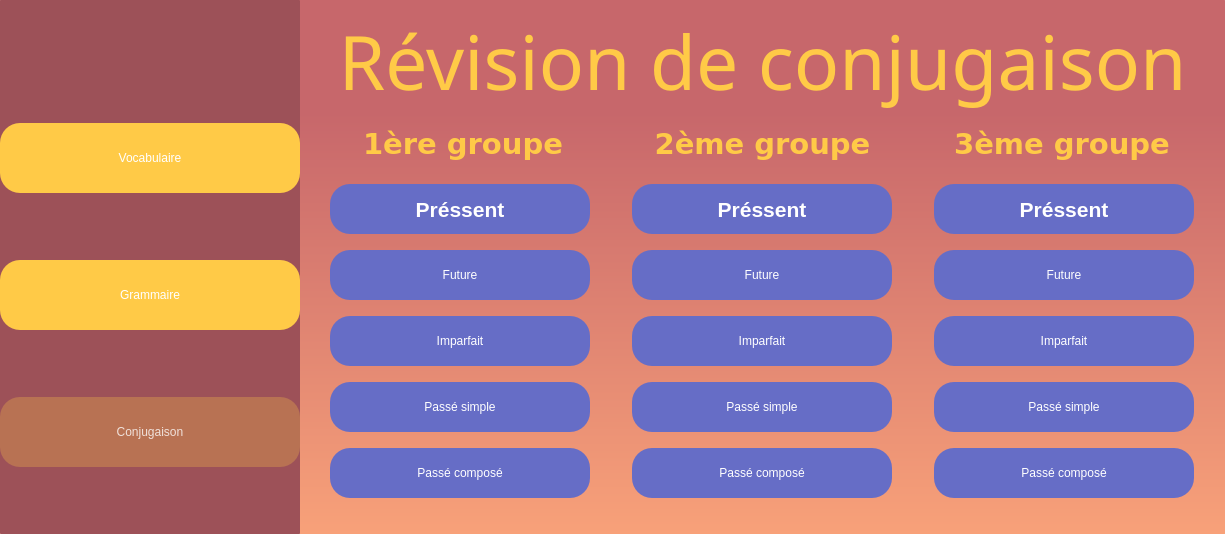
<?xml version="1.0" encoding="UTF-8"?>
<ui version="4.0">
 <class>MainWindow</class>
 <widget class="QMainWindow" name="MainWindow">
  <property name="geometry">
   <rect>
    <x>0</x>
    <y>0</y>
    <width>1225</width>
    <height>534</height>
   </rect>
  </property>
  <property name="windowTitle">
   <string>MainWindow</string>
  </property>
  <property name="styleSheet">
   <string notr="true">border-radius: 1px</string>
  </property>
  <widget class="QWidget" name="centralwidget">
   <property name="styleSheet">
    <string notr="true">background-color: qlineargradient(spread:pad, x1:1, y1:0.21, x2:1, y2:1, stop:0 rgba(199, 103, 107, 255), stop:1 rgba(248, 161, 121, 255));</string>
   </property>
   <layout class="QGridLayout" name="gridLayout_4">
    <property name="leftMargin">
     <number>0</number>
    </property>
    <property name="topMargin">
     <number>0</number>
    </property>
    <property name="rightMargin">
     <number>0</number>
    </property>
    <property name="bottomMargin">
     <number>0</number>
    </property>
    <property name="spacing">
     <number>0</number>
    </property>
    <item row="0" column="0">
     <widget class="QFrame" name="side_menu">
      <property name="minimumSize">
       <size>
        <width>0</width>
        <height>0</height>
       </size>
      </property>
      <property name="maximumSize">
       <size>
        <width>300</width>
        <height>16777215</height>
       </size>
      </property>
      <property name="layoutDirection">
       <enum>Qt::LeftToRight</enum>
      </property>
      <property name="styleSheet">
       <string notr="true">background-color: rgb(157, 81, 88);</string>
      </property>
      <property name="frameShape">
       <enum>QFrame::StyledPanel</enum>
      </property>
      <property name="frameShadow">
       <enum>QFrame::Raised</enum>
      </property>
      <layout class="QGridLayout" name="gridLayout">
       <property name="leftMargin">
        <number>0</number>
       </property>
       <property name="topMargin">
        <number>0</number>
       </property>
       <property name="rightMargin">
        <number>0</number>
       </property>
       <property name="bottomMargin">
        <number>0</number>
       </property>
       <property name="spacing">
        <number>0</number>
       </property>
       <item row="5" column="0">
        <widget class="QToolButton" name="toolButton">
         <property name="enabled">
          <bool>false</bool>
         </property>
         <property name="maximumSize">
          <size>
           <width>500</width>
           <height>70</height>
          </size>
         </property>
         <property name="cursor">
          <cursorShape>PointingHandCursor</cursorShape>
         </property>
         <property name="styleSheet">
          <string notr="true">background-color: rgba(255, 202, 71,70);
border-radius: 20px;
color: rgba(255, 255,255,200);
font: 700 22pt &quot;Segoe UI Variable Display&quot;;</string>
         </property>
         <property name="text">
          <string>Conjugaison</string>
         </property>
        </widget>
       </item>
       <item row="3" column="0">
        <widget class="QToolButton" name="btn_to_gram">
         <property name="maximumSize">
          <size>
           <width>500</width>
           <height>70</height>
          </size>
         </property>
         <property name="cursor">
          <cursorShape>PointingHandCursor</cursorShape>
         </property>
         <property name="styleSheet">
          <string notr="true">background-color: rgb(255, 202, 71);
border-radius: 20px;
color: white;
font: 700 22pt &quot;Segoe UI Variable Display&quot;;</string>
         </property>
         <property name="text">
          <string>Grammaire</string>
         </property>
        </widget>
       </item>
       <item row="1" column="0">
        <spacer name="verticalSpacer">
         <property name="orientation">
          <enum>Qt::Vertical</enum>
         </property>
         <property name="sizeType">
          <enum>QSizePolicy::Fixed</enum>
         </property>
         <property name="sizeHint" stdset="0">
          <size>
           <width>41</width>
           <height>56</height>
          </size>
         </property>
        </spacer>
       </item>
       <item row="2" column="0">
        <widget class="QToolButton" name="btn_to_vocab">
         <property name="enabled">
          <bool>true</bool>
         </property>
         <property name="sizePolicy">
          <sizepolicy hsizetype="Preferred" vsizetype="Maximum">
           <horstretch>0</horstretch>
           <verstretch>0</verstretch>
          </sizepolicy>
         </property>
         <property name="maximumSize">
          <size>
           <width>500</width>
           <height>70</height>
          </size>
         </property>
         <property name="cursor">
          <cursorShape>PointingHandCursor</cursorShape>
         </property>
         <property name="layoutDirection">
          <enum>Qt::LeftToRight</enum>
         </property>
         <property name="styleSheet">
          <string notr="true">background-color: rgb(255, 202, 71);
border-radius: 20px;
color: white;
font: 700 22pt &quot;Segoe UI Variable Display&quot;;</string>
         </property>
         <property name="text">
          <string>Vocabulaire</string>
         </property>
        </widget>
       </item>
      </layout>
     </widget>
    </item>
    <item row="0" column="1">
     <widget class="QWidget" name="main_menu" native="true">
      <layout class="QGridLayout" name="gridLayout_3">
       <item row="0" column="0">
        <widget class="QFrame" name="title_frame">
         <property name="maximumSize">
          <size>
           <width>16777215</width>
           <height>200</height>
          </size>
         </property>
         <property name="styleSheet">
          <string notr="true">background-color: rgba(255, 255, 255,0);</string>
         </property>
         <property name="frameShape">
          <enum>QFrame::StyledPanel</enum>
         </property>
         <property name="frameShadow">
          <enum>QFrame::Raised</enum>
         </property>
         <layout class="QGridLayout" name="gridLayout_2">
          <property name="leftMargin">
           <number>0</number>
          </property>
          <property name="topMargin">
           <number>0</number>
          </property>
          <property name="rightMargin">
           <number>0</number>
          </property>
          <property name="bottomMargin">
           <number>0</number>
          </property>
          <property name="spacing">
           <number>0</number>
          </property>
          <item row="0" column="0">
           <widget class="QLabel" name="label">
            <property name="font">
             <font>
              <family>Sitka Heading Semibold</family>
              <pointsize>56</pointsize>
             </font>
            </property>
            <property name="styleSheet">
             <string notr="true">color:rgb(255, 202, 71);
background-color: rgba(255, 255, 255,0);</string>
            </property>
            <property name="text">
             <string>Révision de conjugaison</string>
            </property>
            <property name="alignment">
             <set>Qt::AlignCenter</set>
            </property>
           </widget>
          </item>
         </layout>
        </widget>
       </item>
       <item row="1" column="0">
        <widget class="QFrame" name="content_frame">
         <property name="styleSheet">
          <string notr="true">background-color: rgba(255, 255, 255,0);</string>
         </property>
         <property name="frameShape">
          <enum>QFrame::StyledPanel</enum>
         </property>
         <property name="frameShadow">
          <enum>QFrame::Raised</enum>
         </property>
         <layout class="QGridLayout" name="gridLayout_6">
          <property name="horizontalSpacing">
           <number>10</number>
          </property>
          <item row="0" column="0">
           <widget class="QLabel" name="label_2">
            <property name="minimumSize">
             <size>
              <width>0</width>
              <height>0</height>
             </size>
            </property>
            <property name="maximumSize">
             <size>
              <width>16777215</width>
              <height>16777215</height>
             </size>
            </property>
            <property name="font">
             <font>
              <family>Verdana</family>
              <pointsize>22</pointsize>
              <italic>false</italic>
              <bold>true</bold>
             </font>
            </property>
            <property name="styleSheet">
             <string notr="true">color:rgb(255, 202, 71);

background-color: rgba(255, 255, 255,0);
font: 700 22pt &quot;Verdana&quot;;</string>
            </property>
            <property name="text">
             <string>1ère groupe</string>
            </property>
            <property name="alignment">
             <set>Qt::AlignCenter</set>
            </property>
           </widget>
          </item>
          <item row="0" column="1">
           <widget class="QLabel" name="label_3">
            <property name="maximumSize">
             <size>
              <width>16777215</width>
              <height>60</height>
             </size>
            </property>
            <property name="font">
             <font>
              <family>Verdana</family>
              <pointsize>22</pointsize>
              <italic>false</italic>
              <bold>true</bold>
             </font>
            </property>
            <property name="styleSheet">
             <string notr="true">color:rgb(255, 202, 71);
background-color: rgba(255, 255, 255,0);
font: 700 22pt &quot;Verdana&quot;;</string>
            </property>
            <property name="text">
             <string>2ème groupe</string>
            </property>
            <property name="alignment">
             <set>Qt::AlignCenter</set>
            </property>
           </widget>
          </item>
          <item row="0" column="2">
           <widget class="QLabel" name="label_4">
            <property name="maximumSize">
             <size>
              <width>16777215</width>
              <height>60</height>
             </size>
            </property>
            <property name="font">
             <font>
              <family>Verdana</family>
              <pointsize>22</pointsize>
              <italic>false</italic>
              <bold>true</bold>
             </font>
            </property>
            <property name="styleSheet">
             <string notr="true">color:rgb(255, 202, 71);
background-color: rgba(255, 255, 255,0);
font: 700 22pt &quot;Verdana&quot;;</string>
            </property>
            <property name="text">
             <string>3ème groupe</string>
            </property>
            <property name="alignment">
             <set>Qt::AlignCenter</set>
            </property>
           </widget>
          </item>
          <item row="1" column="0" colspan="3">
           <widget class="QFrame" name="frame">
            <property name="frameShape">
             <enum>QFrame::StyledPanel</enum>
            </property>
            <property name="frameShadow">
             <enum>QFrame::Raised</enum>
            </property>
            <layout class="QGridLayout" name="gridLayout_5">
             <property name="leftMargin">
              <number>0</number>
             </property>
             <property name="topMargin">
              <number>17</number>
             </property>
             <property name="rightMargin">
              <number>0</number>
             </property>
             <property name="bottomMargin">
              <number>0</number>
             </property>
             <property name="horizontalSpacing">
              <number>30</number>
             </property>
             <property name="verticalSpacing">
              <number>16</number>
             </property>
             <item row="0" column="0">
              <widget class="QPushButton" name="btn_gr1_pr">
               <property name="minimumSize">
                <size>
                 <width>0</width>
                 <height>50</height>
                </size>
               </property>
               <property name="maximumSize">
                <size>
                 <width>260</width>
                 <height>16777215</height>
                </size>
               </property>
               <property name="font">
                <font>
                 <family>Tahoma</family>
                 <pointsize>16</pointsize>
                 <italic>false</italic>
                 <bold>true</bold>
                </font>
               </property>
               <property name="cursor">
                <cursorShape>PointingHandCursor</cursorShape>
               </property>
               <property name="styleSheet">
                <string notr="true">border-radius:20px;
background-color:rgb(102, 109, 198); 
font: 700 16pt &quot;Tahoma&quot;;
color: rgb(255, 255, 255);

</string>
               </property>
               <property name="text">
                <string>Préssent</string>
               </property>
              </widget>
             </item>
             <item row="0" column="1">
              <widget class="QPushButton" name="btn_gr2_pr">
               <property name="minimumSize">
                <size>
                 <width>0</width>
                 <height>50</height>
                </size>
               </property>
               <property name="maximumSize">
                <size>
                 <width>260</width>
                 <height>16777215</height>
                </size>
               </property>
               <property name="font">
                <font>
                 <family>Tahoma</family>
                 <pointsize>16</pointsize>
                 <italic>false</italic>
                 <bold>true</bold>
                </font>
               </property>
               <property name="cursor">
                <cursorShape>PointingHandCursor</cursorShape>
               </property>
               <property name="styleSheet">
                <string notr="true">border-radius:20px;
background-color:rgb(102, 109, 198); 
font: 700 16pt &quot;Tahoma&quot;;
color: rgb(255, 255, 255);

</string>
               </property>
               <property name="text">
                <string>Préssent</string>
               </property>
              </widget>
             </item>
             <item row="0" column="2">
              <widget class="QPushButton" name="btn_gr3_pr">
               <property name="minimumSize">
                <size>
                 <width>0</width>
                 <height>50</height>
                </size>
               </property>
               <property name="maximumSize">
                <size>
                 <width>260</width>
                 <height>16777215</height>
                </size>
               </property>
               <property name="font">
                <font>
                 <family>Tahoma</family>
                 <pointsize>16</pointsize>
                 <italic>false</italic>
                 <bold>true</bold>
                </font>
               </property>
               <property name="cursor">
                <cursorShape>PointingHandCursor</cursorShape>
               </property>
               <property name="styleSheet">
                <string notr="true">border-radius:20px;
background-color:rgb(102, 109, 198); 
font: 700 16pt &quot;Tahoma&quot;;
color: rgb(255, 255, 255);

</string>
               </property>
               <property name="text">
                <string>Préssent</string>
               </property>
              </widget>
             </item>
             <item row="1" column="0">
              <widget class="QPushButton" name="btn_gr1_fu">
               <property name="minimumSize">
                <size>
                 <width>0</width>
                 <height>50</height>
                </size>
               </property>
               <property name="maximumSize">
                <size>
                 <width>260</width>
                 <height>16777215</height>
                </size>
               </property>
               <property name="cursor">
                <cursorShape>PointingHandCursor</cursorShape>
               </property>
               <property name="styleSheet">
                <string notr="true">border-radius:20px;
background-color:rgb(102, 109, 198); 
font: 700 16pt &quot;Tahoma&quot;;
color: rgb(255, 255, 255);

</string>
               </property>
               <property name="text">
                <string>Future</string>
               </property>
              </widget>
             </item>
             <item row="1" column="1">
              <widget class="QPushButton" name="btn_gr2_fu">
               <property name="minimumSize">
                <size>
                 <width>0</width>
                 <height>50</height>
                </size>
               </property>
               <property name="maximumSize">
                <size>
                 <width>260</width>
                 <height>16777215</height>
                </size>
               </property>
               <property name="cursor">
                <cursorShape>PointingHandCursor</cursorShape>
               </property>
               <property name="styleSheet">
                <string notr="true">border-radius:20px;
background-color:rgb(102, 109, 198); 
font: 700 16pt &quot;Tahoma&quot;;
color: rgb(255, 255, 255);

</string>
               </property>
               <property name="text">
                <string>Future</string>
               </property>
              </widget>
             </item>
             <item row="1" column="2">
              <widget class="QPushButton" name="btn_gr3_fu">
               <property name="minimumSize">
                <size>
                 <width>0</width>
                 <height>50</height>
                </size>
               </property>
               <property name="maximumSize">
                <size>
                 <width>260</width>
                 <height>16777215</height>
                </size>
               </property>
               <property name="cursor">
                <cursorShape>PointingHandCursor</cursorShape>
               </property>
               <property name="styleSheet">
                <string notr="true">border-radius:20px;
background-color:rgb(102, 109, 198); 
font: 700 16pt &quot;Tahoma&quot;;
color: rgb(255, 255, 255);

</string>
               </property>
               <property name="text">
                <string>Future</string>
               </property>
              </widget>
             </item>
             <item row="2" column="0">
              <widget class="QPushButton" name="btn_gr1_im">
               <property name="minimumSize">
                <size>
                 <width>0</width>
                 <height>50</height>
                </size>
               </property>
               <property name="maximumSize">
                <size>
                 <width>260</width>
                 <height>16777215</height>
                </size>
               </property>
               <property name="cursor">
                <cursorShape>PointingHandCursor</cursorShape>
               </property>
               <property name="styleSheet">
                <string notr="true">border-radius:20px;
background-color:rgb(102, 109, 198); 
font: 700 16pt &quot;Tahoma&quot;;
color: rgb(255, 255, 255);

</string>
               </property>
               <property name="text">
                <string>Imparfait</string>
               </property>
              </widget>
             </item>
             <item row="2" column="1">
              <widget class="QPushButton" name="btn_gr2_im">
               <property name="minimumSize">
                <size>
                 <width>0</width>
                 <height>50</height>
                </size>
               </property>
               <property name="maximumSize">
                <size>
                 <width>260</width>
                 <height>16777215</height>
                </size>
               </property>
               <property name="cursor">
                <cursorShape>PointingHandCursor</cursorShape>
               </property>
               <property name="styleSheet">
                <string notr="true">border-radius:20px;
background-color:rgb(102, 109, 198); 
font: 700 16pt &quot;Tahoma&quot;;
color: rgb(255, 255, 255);

</string>
               </property>
               <property name="text">
                <string>Imparfait</string>
               </property>
              </widget>
             </item>
             <item row="2" column="2">
              <widget class="QPushButton" name="btn_gr3_im">
               <property name="minimumSize">
                <size>
                 <width>0</width>
                 <height>50</height>
                </size>
               </property>
               <property name="maximumSize">
                <size>
                 <width>260</width>
                 <height>16777215</height>
                </size>
               </property>
               <property name="cursor">
                <cursorShape>PointingHandCursor</cursorShape>
               </property>
               <property name="styleSheet">
                <string notr="true">border-radius:20px;
background-color:rgb(102, 109, 198); 
font: 700 16pt &quot;Tahoma&quot;;
color: rgb(255, 255, 255);

</string>
               </property>
               <property name="text">
                <string>Imparfait</string>
               </property>
              </widget>
             </item>
             <item row="3" column="0">
              <widget class="QPushButton" name="btn_gr1_ps">
               <property name="minimumSize">
                <size>
                 <width>0</width>
                 <height>50</height>
                </size>
               </property>
               <property name="maximumSize">
                <size>
                 <width>260</width>
                 <height>16777215</height>
                </size>
               </property>
               <property name="cursor">
                <cursorShape>PointingHandCursor</cursorShape>
               </property>
               <property name="styleSheet">
                <string notr="true">border-radius:20px;
background-color:rgb(102, 109, 198); 
font: 700 16pt &quot;Tahoma&quot;;
color: rgb(255, 255, 255);

</string>
               </property>
               <property name="text">
                <string>Passé simple</string>
               </property>
              </widget>
             </item>
             <item row="3" column="1">
              <widget class="QPushButton" name="btn_gr2_ps">
               <property name="minimumSize">
                <size>
                 <width>0</width>
                 <height>50</height>
                </size>
               </property>
               <property name="maximumSize">
                <size>
                 <width>260</width>
                 <height>16777215</height>
                </size>
               </property>
               <property name="cursor">
                <cursorShape>PointingHandCursor</cursorShape>
               </property>
               <property name="styleSheet">
                <string notr="true">border-radius:20px;
background-color:rgb(102, 109, 198); 
font: 700 16pt &quot;Tahoma&quot;;
color: rgb(255, 255, 255);

</string>
               </property>
               <property name="text">
                <string>Passé simple</string>
               </property>
              </widget>
             </item>
             <item row="3" column="2">
              <widget class="QPushButton" name="btn_gr3_ps">
               <property name="minimumSize">
                <size>
                 <width>0</width>
                 <height>50</height>
                </size>
               </property>
               <property name="maximumSize">
                <size>
                 <width>260</width>
                 <height>16777215</height>
                </size>
               </property>
               <property name="cursor">
                <cursorShape>PointingHandCursor</cursorShape>
               </property>
               <property name="styleSheet">
                <string notr="true">border-radius:20px;
background-color:rgb(102, 109, 198); 
font: 700 16pt &quot;Tahoma&quot;;
color: rgb(255, 255, 255);

</string>
               </property>
               <property name="text">
                <string>Passé simple</string>
               </property>
              </widget>
             </item>
             <item row="4" column="0">
              <widget class="QPushButton" name="btn_gr1_pc">
               <property name="minimumSize">
                <size>
                 <width>0</width>
                 <height>50</height>
                </size>
               </property>
               <property name="maximumSize">
                <size>
                 <width>260</width>
                 <height>16777215</height>
                </size>
               </property>
               <property name="cursor">
                <cursorShape>PointingHandCursor</cursorShape>
               </property>
               <property name="styleSheet">
                <string notr="true">border-radius:20px;
background-color:rgb(102, 109, 198); 
font: 700 16pt &quot;Tahoma&quot;;
color: rgb(255, 255, 255);

</string>
               </property>
               <property name="text">
                <string>Passé composé</string>
               </property>
              </widget>
             </item>
             <item row="4" column="1">
              <widget class="QPushButton" name="btn_gr2_pc">
               <property name="minimumSize">
                <size>
                 <width>0</width>
                 <height>50</height>
                </size>
               </property>
               <property name="maximumSize">
                <size>
                 <width>260</width>
                 <height>16777215</height>
                </size>
               </property>
               <property name="cursor">
                <cursorShape>PointingHandCursor</cursorShape>
               </property>
               <property name="styleSheet">
                <string notr="true">border-radius:20px;
background-color:rgb(102, 109, 198); 
font: 700 16pt &quot;Tahoma&quot;;
color: rgb(255, 255, 255);

</string>
               </property>
               <property name="text">
                <string>Passé composé</string>
               </property>
              </widget>
             </item>
             <item row="4" column="2">
              <widget class="QPushButton" name="btn_gr3_pc">
               <property name="minimumSize">
                <size>
                 <width>0</width>
                 <height>50</height>
                </size>
               </property>
               <property name="maximumSize">
                <size>
                 <width>260</width>
                 <height>16777215</height>
                </size>
               </property>
               <property name="cursor">
                <cursorShape>PointingHandCursor</cursorShape>
               </property>
               <property name="styleSheet">
                <string notr="true">border-radius:20px;
background-color:rgb(102, 109, 198); 
font: 700 16pt &quot;Tahoma&quot;;
color: rgb(255, 255, 255);

</string>
               </property>
               <property name="text">
                <string>Passé composé</string>
               </property>
              </widget>
             </item>
            </layout>
           </widget>
          </item>
         </layout>
        </widget>
       </item>
       <item row="2" column="0">
        <spacer name="verticalSpacer_2">
         <property name="orientation">
          <enum>Qt::Vertical</enum>
         </property>
         <property name="sizeType">
          <enum>QSizePolicy::Preferred</enum>
         </property>
         <property name="sizeHint" stdset="0">
          <size>
           <width>20</width>
           <height>40</height>
          </size>
         </property>
        </spacer>
       </item>
      </layout>
     </widget>
    </item>
   </layout>
  </widget>
 </widget>
 <resources/>
 <connections/>
</ui>
